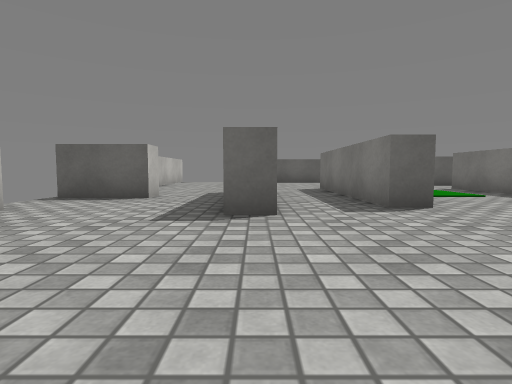
View 1 (above)

16 first-person views from a walk through a Unity game level. The camera is 0.5 m above the floor, tilts 4° down and sees 80° across. The floor is counted in squares, 1 m on a side. Each view is taken from the middle of a square. On the plan, view 1 faces up. The plan holds only what a view shows up to about 9 squares ahead; the rest is blank. The player is left out. Surface patterns are stand-ins for the level's own textures.

View 2
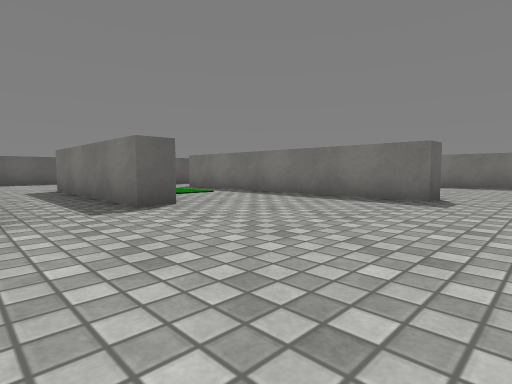

View 3
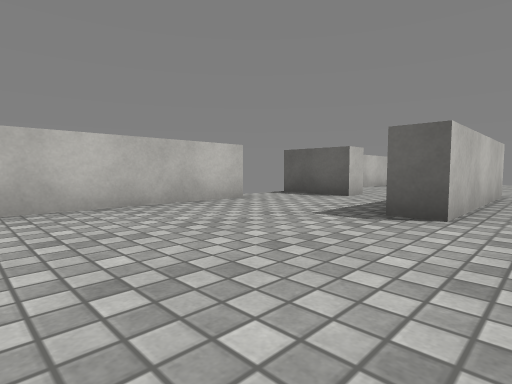

View 4
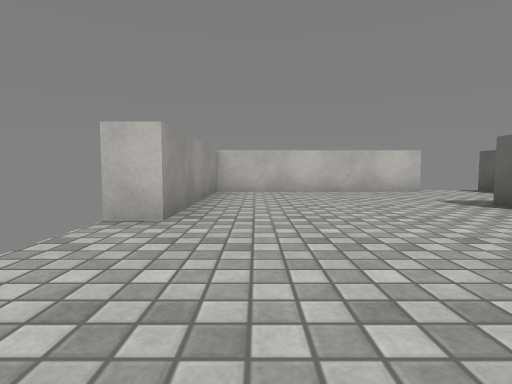

View 5
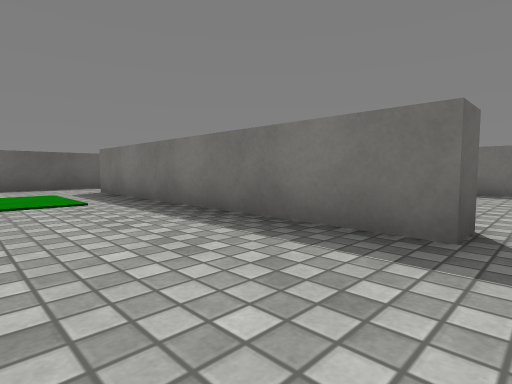

View 6
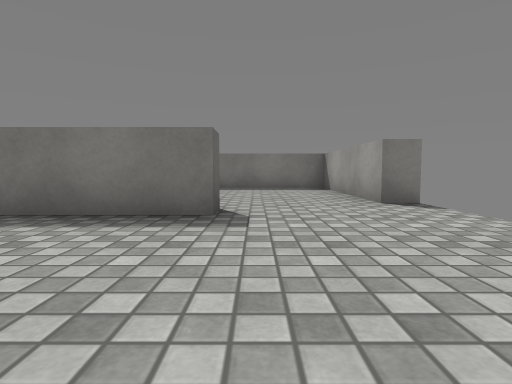

View 7
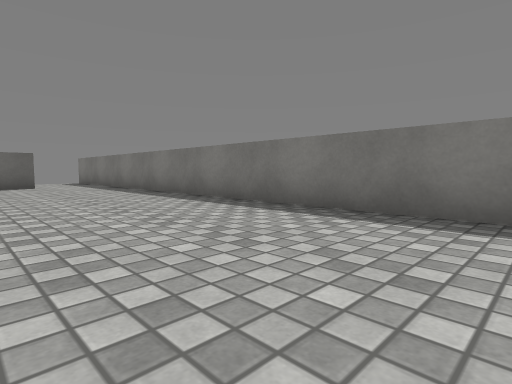

View 8
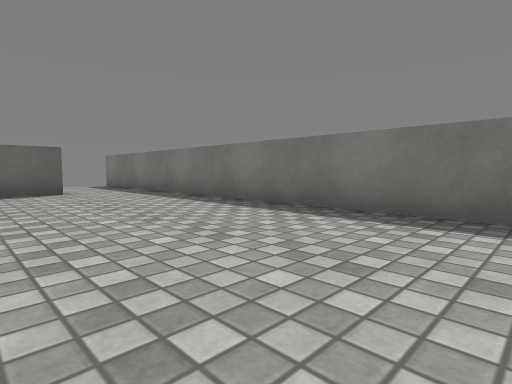

View 9
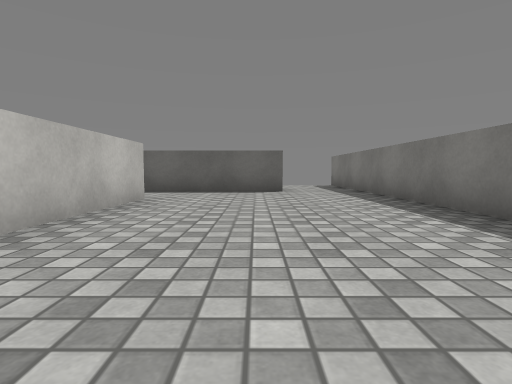

View 10
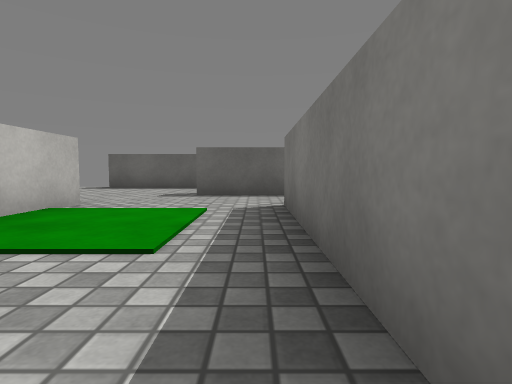

View 11
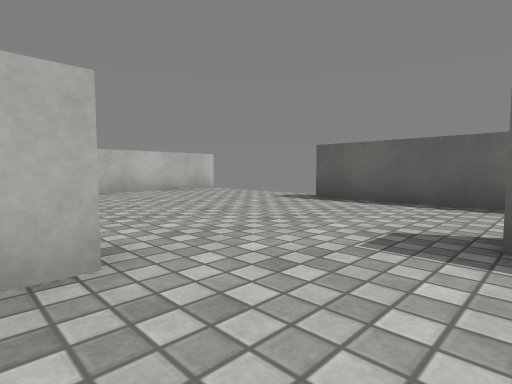

View 12
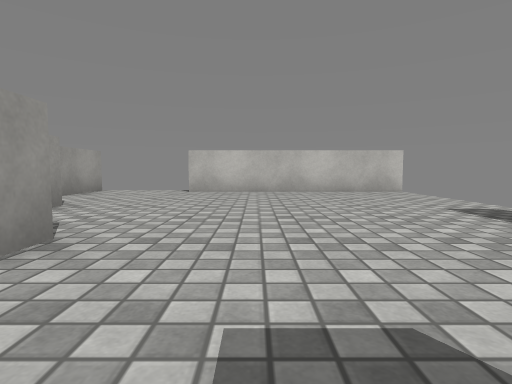

View 13
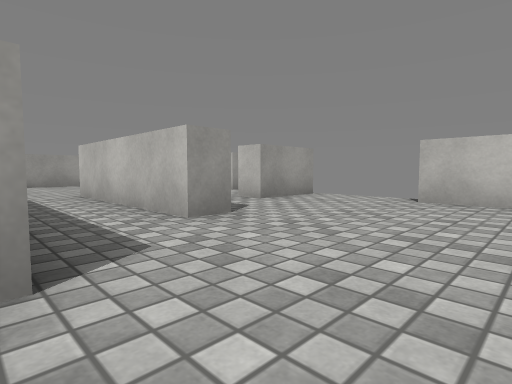

View 14
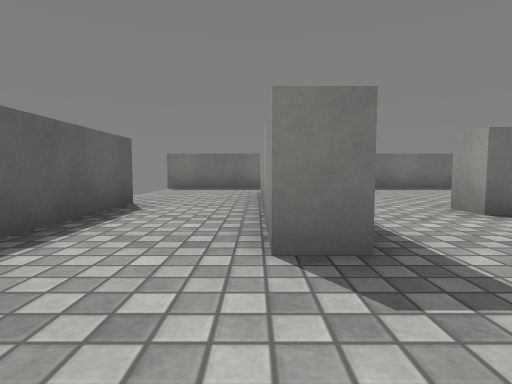

View 15
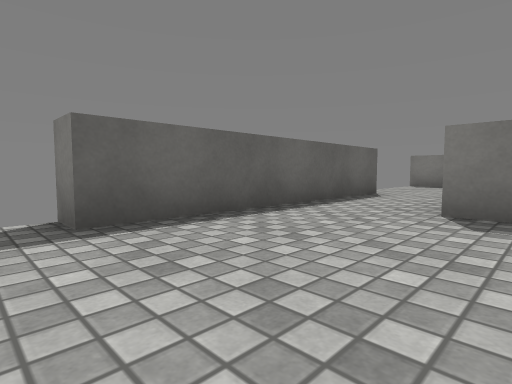

View 16
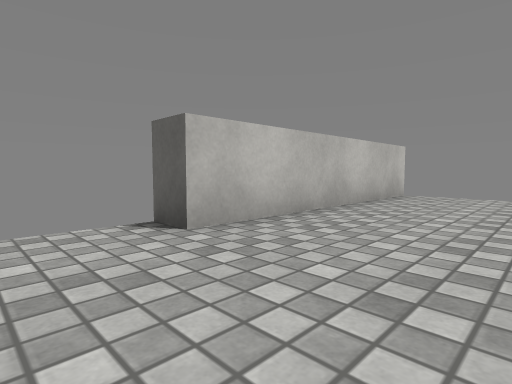

### Floor plan
Points are (right, up) in squares from view 1. A wall is a line through its corners. A room is listed if a view was taken in it or the views show most of it. See-through windows are left out.
Room 1 (views 1, 2, 3, 4, 5, 6, 7, 10, 11, 12)
walls: (2.5, 4.1) (1.8, 4.1) (1.8, 7.5); (6.1, 1.5) (5.4, 1.5) (5.4, 8.5) (6, 8.5); (0.2, 7.2) (0.2, 3.4) (-0.4, 3.4); (-2, 5.6) (-3.6, 5.6); (-3.2, 4) (-3.2, -0.9) (1, -0.9) (1, -1.6); (2.4, 8.5) (2.4, 7); (6.7, -1.6) (6.7, -0.9); (6.4, 10.3) (3.8, 10.3)
ways out: opening at (6, 9.5) to room 2; opening at (6.5, 0.5) to room 2; opening at (-1, 6) to room 3; opening at (2, 9) to room 3; gap at (-4, 4)
Room 2 (views 8, 9)
walls: (6, 8.5) (6, 5.2); (8.8, 10.3) (6.4, 10.3); (6.7, -0.9) (10.6, -0.9) (10.6, 10.5)
ways out: opening at (6, 9.5) to room 1; opening at (6.5, 0.5) to room 1; opening at (9.5, 11)
Room 3 (views 13, 14, 15, 16)
walls: (-0.4, 7.2) (0.2, 7.2); (1.8, 7.5) (1.8, 8.5) (2.4, 8.5); (3.8, 10.3) (3.8, 10.9) (6.5, 10.9); (-3.2, 13.5) (-3.2, 8.4) (-3.9, 8.4); (-3.6, 6.2) (-2, 6.2) (-2, 5.6); (6.8, 12.9) (0.7, 12.9) (0.7, 13.5)
ways out: opening at (-1, 6) to room 1; opening at (2, 9) to room 1; opening at (6, 12)

Where each view was taken, in squares from view 1:
view 1: 0 up, 0 right, facing up
view 2: 0 up, 0 right, facing up-right
view 3: 0 up, 1 right, facing up-left
view 4: 0 up, 4 right, facing left
view 5: 1 up, 3 right, facing up-right
view 6: 1 up, 2 right, facing right
view 7: 0 up, 7 right, facing up-right
view 8: 3 up, 7 right, facing up-right
view 9: 3 up, 8 right, facing up
view 10: 4 up, 5 right, facing up
view 11: 8 up, 4 right, facing up-left
view 12: 10 up, 4 right, facing left
view 13: 10 up, 2 right, facing down-left
view 14: 11 up, 2 right, facing right
view 15: 10 up, 0 right, facing up-right
view 16: 7 up, 1 left, facing up-left
